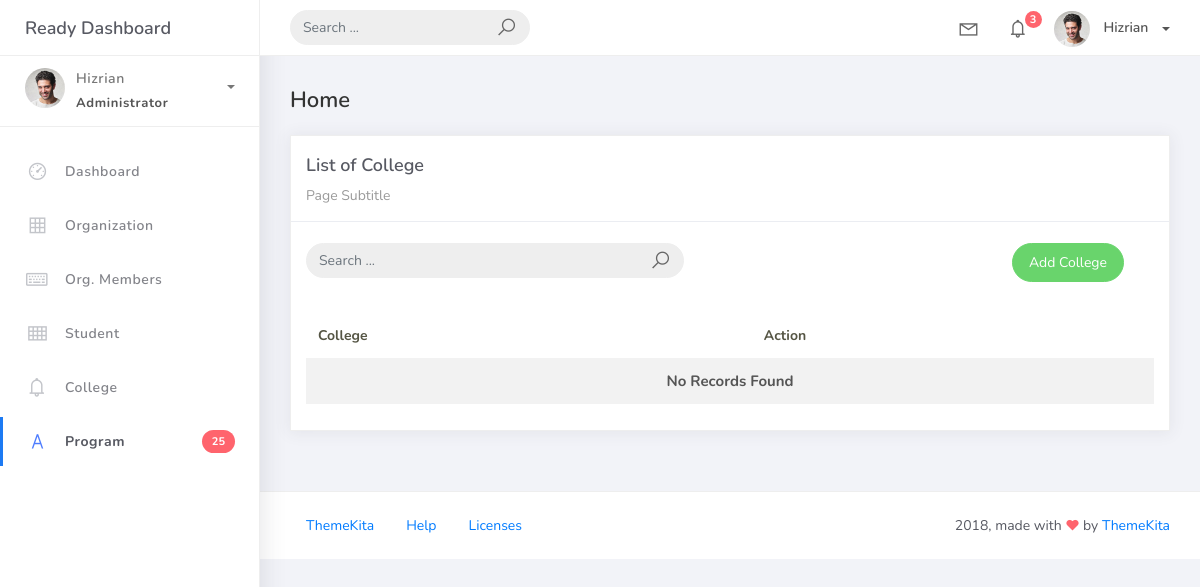
/college_list, run on an earlier commit of the app's database.
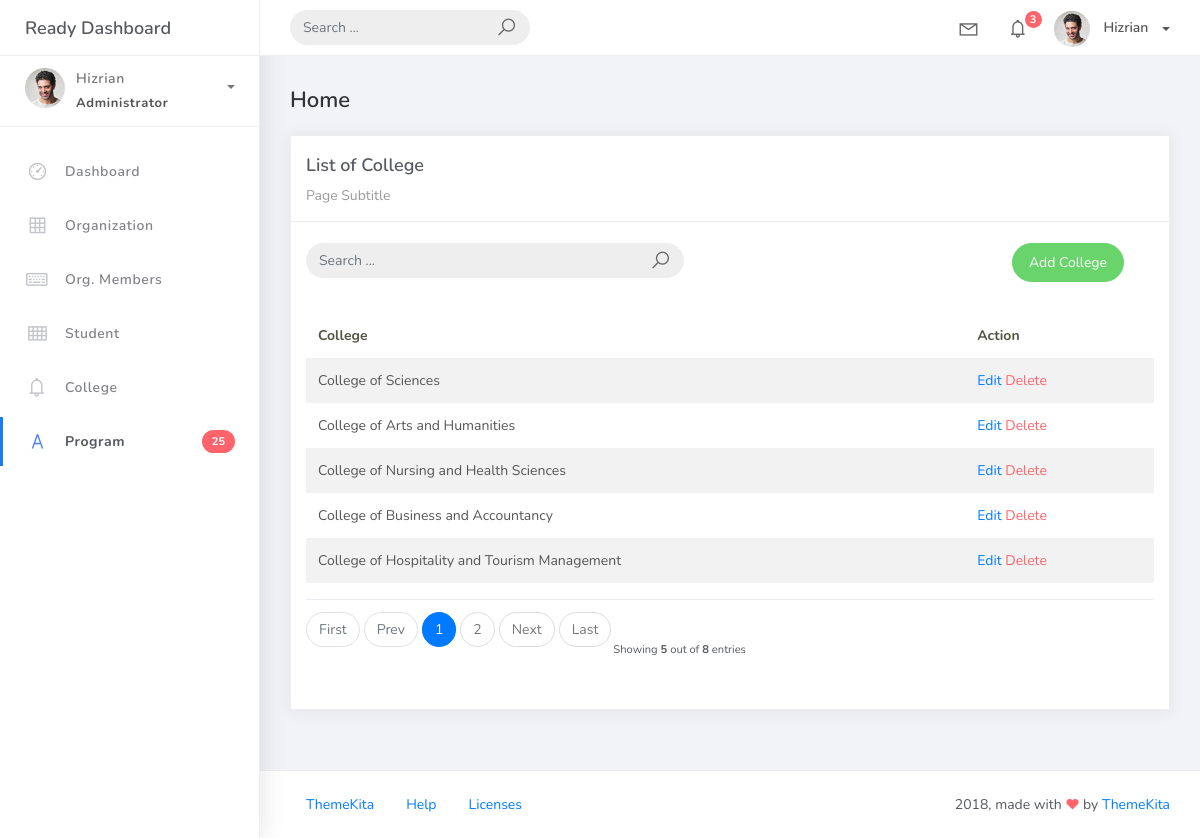
And on a later commit of the database.
### studentorg/models.py (models this page shows, shortened)
class BaseModel(models.Model):
	created_at = models.DateTimeField(auto_now_add=True, db_index=True)
	updated_at = models.DateTimeField(auto_now=True)
	class Meta:
		abstract = True

class College(BaseModel):
	college_name = models.CharField(max_length=150)

### studentorg/views.py (the view)
# urls.py: path('college_list', CollegeList.as_view(), name='college-list'),
class CollegeList(ListView):
    model = College
    context_object_name = 'college'
    template_name = 'college_list.html'
    paginate_by = 5
    def get_queryset(self, *args, **kwargs):
        qs = super(CollegeList, self).get_queryset(*args, **kwargs)
        if self.request.GET.get("q") != None:
            query = self.request.GET.get('q')
            qs = qs.filter(Q(name__icontains=query) |
                            Q(description__icontains=query))
        return qs

### templates/college_list.html
{% extends 'base.html' %} {% load static %} {% block content %}
<div class="content">
    <div class="container-fluid">
        <h4 class="page-title">Home</h4>
        <div class="row">
            <div class="col-md-12">
                <div class="card">
                    <div class="card-header">
                        <div class="card-title">List of College</div>
                        <div class="card-category">Page Subtitle</div>
                    </div>
                    <br>
                        <div class="col-md-12 row">
                            <div class="col-md-6">
                                <form class="navbar-left navbar-form nav-search mr-md-3" action="{% url 'college-list' %}">
                                    <div class="input-group">
                                        <input type="text" placeholder="Search ..." class="form-control" name="q">
                                        <div class="input-group-append">
                                        <span class="input-group-text">
                                            <i class="la la-search search-icon"></i>
                                        </span>
                                        </div>
                                    </div>
                                </form>
                            </div>
                            <div class="col-md-6">
                                <div class="pull-right">
                                    <a href="{% url 'college-add' %}" class="btn btn-success btn-rounded">Add College</a>
                                </div>
                            </div>
                        </div>
                    <div class="card-body">
                        <table class="table table-striped mt-3">
                            <thead>
                                <tr>
                                    <th scope="col">College</th>
                                    <th scope="col">Action</th>
                                </tr>
                            </thead>
                            <tbody>
                                {% for object in object_list %}
                                <tr>
                                    <td>{{ object.college_name }}</td>
                                    <td>
                                        <a href="college_list/{{ object.id }}">Edit</a>
                                        <a href="college_list/{{ object.id }}/delete" class="text-danger">Delete</a>
                                    </td>
                                </tr>
                                {% empty %}
                                <tr>
                                    <td colspan="4" style="text-align: center">
                                    <p class="text-sm font-weight-bold mb-0">No Records Found</p>
                                    </td>
                                </tr>
                                {% endfor %}
                            </tbody>
                        </table>
                        {% include 'includes/pagination.html' %}
                    </div>
                </div>
            </div>
        </div>
    </div>
</div>
{% endblock %}

What changed in the data, as far as the page shows it:
added College: college_name "College of Sciences"
added College: college_name "College of Arts and Humanities"
added College: college_name "College of Nursing and Health Sciences"
added College: college_name "College of Business and Accountancy"
added College: college_name "College of Hospitality and Tourism Management"
Also different on the page:
{{ object_list.count }}: (not shown) → "5"
{{ paginator.count }}: (not shown) → "8"
text no longer shown: "No Records Found"
text now shown: "First Prev Next Last Showing out of entries"
new list line: "1"
new list line: "2"
